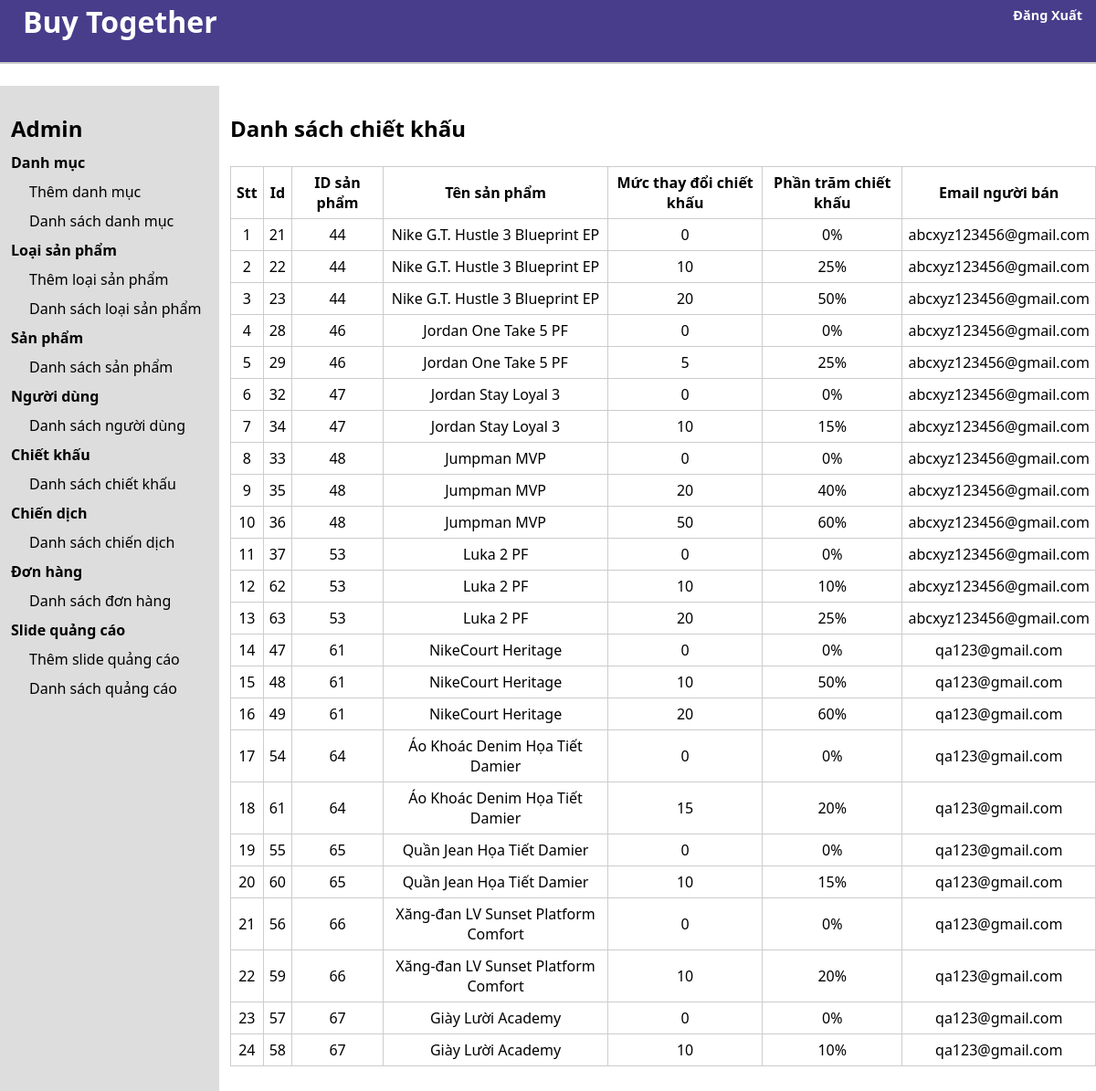
The page /admin/admin_discountlist.php on the database its author committed.
### tables this page shows
CREATE TABLE `discount` (
  `discount_id` int(11) NOT NULL,
  `user_id` int(11) NOT NULL,
  `product_id` int(11) NOT NULL,
  `discount_point` int(9) NOT NULL,
  `discount_value` float NOT NULL
);

CREATE TABLE `product` (
  `product_id` int(11) NOT NULL,
  `brand_id` int(11) NOT NULL,
  `user_id` int(11) NOT NULL,
  `product_name` varchar(255) NOT NULL,
  `product_price` int(25) NOT NULL,
  `product_sale_price` int(25) NOT NULL,
  `product_description` varchar(5000) NOT NULL,
  `product_main_image` varchar(255) NOT NULL,
  `product_priority` int(11) NOT NULL
);

CREATE TABLE `user` (
  `user_id` int(11) NOT NULL,
  `user_name` varchar(255) NOT NULL,
  `user_phone` varchar(10) NOT NULL,
  `user_dob` date NOT NULL,
  `user_type` int(11) NOT NULL,
  `user_email` varchar(255) NOT NULL,
  `user_address` varchar(255) NOT NULL,
  `user_password` varchar(255) NOT NULL
);

### admin/class/database.php (called while the page is built, shortened)
<?php
Class Database{
    public $host    = DB_HOST;
    public $user    = DB_USER;
    public $pass    = DB_PASS;
    public $dbname  = DB_NAME;
    public $link;
    private function connectDB(){
        $this->link = new mysqli($this->host, $this->user, $this->pass,
        $this->dbname);
    }
    public function select($query){
        $result = $this->link->query($query) or
        die($this->link->error.__LINE__);
        if($result->num_rows > 0){
            return $result;
        } else {
            return false;
        }
    }
}

### admin/class/discount_class.php (called while the page is built, shortened)
<?php
include_once "database.php";
class discount{
    private $db;
    public function __construct(){
        $this -> db = new Database();
    }
    public function admin_show_discount(){
        $query = "SELECT discount.*, user.user_email, product.product_name FROM discount INNER JOIN user ON discount.user_id = user.user_id INNER JOIN product ON discount.product_id = product.product_id
                ORDER BY discount.user_id ASC, discount.product_id ASC, discount.discount_point ASC";
        $result = $this -> db -> select($query);
        return $result;
    }
}
?>

### admin/admin_discountlist.php (the view)
<?php
include "class/discount_class.php";
include "header.php";
include "sidebar.php";
$discount = new discount;
$admin_show_discount = $discount -> admin_show_discount();
?>
<div class="admin-content-right">
        <div class="admin-content-right-category-list">
            <h1>Danh sách chiết khấu</h1>
            <table>
                <tr>
                    <th>Stt</th>
                    <th>Id</th>
                    <th>ID sản phẩm</th>
                    <th>Tên sản phẩm</th>
                    <th>Mức thay đổi chiết khấu</th>
                    <th>Phần trăm chiết khấu</th>
                    <th>Email người bán</th>
                </tr>
                <?php
                if($admin_show_discount){
                    $i = 0;
                    while($result = $admin_show_discount -> fetch_assoc()){
                        $i++
                ?>
                <tr>
                    <td><?php echo $i?></td>
                    <td><?php echo $result['discount_id']?></td>
                    <td><?php echo $result['product_id']?></td>
                    <td><?php echo $result['product_name']?></td>
                    <td><?php echo $result['discount_point']?></td>
                    <td><?php echo $result['discount_value']?>%</td>
                    <td><?php echo $result['user_email']?></td>
                </tr>
                <?php
                    }
                }
                ?>
            </table>
        </div>
</div>
</body>
</html>

### admin/style.css (style rules this page uses)
* { margin: 0; padding: 0; box-sizing: border-box; font-family: system-ui, -apple-system, BlinkMacSystemFont, 'Segoe UI', Roboto, Oxygen, Ubuntu, Cantarell, 'Open Sans', 'Helvetica Neue', sans-serif; text-decoration: none; outline: none; color: black; }
.admin-content-right { width: 80%; padding: 30px 0 0 12px; }
.admin-content-right-category-list table { width: 100%; text-align: center; margin-top: 25px; border-collapse: collapse; }
.admin-content-right-category-list tr th,td { border: 1px solid #ccc; padding: 6px 6px; }

### rows shown on the page
discount: discount_id "21", product "44", product.product_name "Nike G.T. Hustle 3 Blueprint EP", discount_point "0", discount_value "0", user.user_email "abcxyz123456@gmail.com"
discount: discount_id "22", product "44", product.product_name "Nike G.T. Hustle 3 Blueprint EP", discount_point "10", discount_value "25", user.user_email "abcxyz123456@gmail.com"
discount: discount_id "23", product "44", product.product_name "Nike G.T. Hustle 3 Blueprint EP", discount_point "20", discount_value "50", user.user_email "abcxyz123456@gmail.com"
discount: discount_id "28", product "46", product.product_name "Jordan One Take 5 PF", discount_point "0", discount_value "0", user.user_email "abcxyz123456@gmail.com"
discount: discount_id "29", product "46", product.product_name "Jordan One Take 5 PF", discount_point "5", discount_value "25", user.user_email "abcxyz123456@gmail.com"
discount: discount_id "32", product "47", product.product_name "Jordan Stay Loyal 3", discount_point "0", discount_value "0", user.user_email "abcxyz123456@gmail.com"
discount: discount_id "34", product "47", product.product_name "Jordan Stay Loyal 3", discount_point "10", discount_value "15", user.user_email "abcxyz123456@gmail.com"
discount: discount_id "33", product "48", product.product_name "Jumpman MVP", discount_point "0", discount_value "0", user.user_email "abcxyz123456@gmail.com"
discount: discount_id "35", product "48", product.product_name "Jumpman MVP", discount_point "20", discount_value "40", user.user_email "abcxyz123456@gmail.com"
discount: discount_id "36", product "48", product.product_name "Jumpman MVP", discount_point "50", discount_value "60", user.user_email "abcxyz123456@gmail.com"
discount: discount_id "37", product "53", product.product_name "Luka 2 PF", discount_point "0", discount_value "0", user.user_email "abcxyz123456@gmail.com"
discount: discount_id "62", product "53", product.product_name "Luka 2 PF", discount_point "10", discount_value "10", user.user_email "abcxyz123456@gmail.com"
discount: discount_id "63", product "53", product.product_name "Luka 2 PF", discount_point "20", discount_value "25", user.user_email "abcxyz123456@gmail.com"
discount: discount_id "47", product "61", product.product_name "NikeCourt Heritage", discount_point "0", discount_value "0", user.user_email "qa123@gmail.com"
discount: discount_id "48", product "61", product.product_name "NikeCourt Heritage", discount_point "10", discount_value "50", user.user_email "qa123@gmail.com"
discount: discount_id "49", product "61", product.product_name "NikeCourt Heritage", discount_point "20", discount_value "60", user.user_email "qa123@gmail.com"
discount: discount_id "54", product "64", product.product_name "Áo Khoác Denim Họa Tiết Damier", discount_point "0", discount_value "0", user.user_email "qa123@gmail.com"
discount: discount_id "61", product "64", product.product_name "Áo Khoác Denim Họa Tiết Damier", discount_point "15", discount_value "20", user.user_email "qa123@gmail.com"
discount: discount_id "55", product "65", product.product_name "Quần Jean Họa Tiết Damier", discount_point "0", discount_value "0", user.user_email "qa123@gmail.com"
discount: discount_id "60", product "65", product.product_name "Quần Jean Họa Tiết Damier", discount_point "10", discount_value "15", user.user_email "qa123@gmail.com"
discount: discount_id "56", product "66", product.product_name "Xăng-đan LV Sunset Platform Comfort", discount_point "0", discount_value "0", user.user_email "qa123@gmail.com"
discount: discount_id "59", product "66", product.product_name "Xăng-đan LV Sunset Platform Comfort", discount_point "10", discount_value "20", user.user_email "qa123@gmail.com"
discount: discount_id "57", product "67", product.product_name "Giày Lười Academy", discount_point "0", discount_value "0", user.user_email "qa123@gmail.com"
discount: discount_id "58", product "67", product.product_name "Giày Lười Academy", discount_point "10", discount_value "10", user.user_email "qa123@gmail.com"
